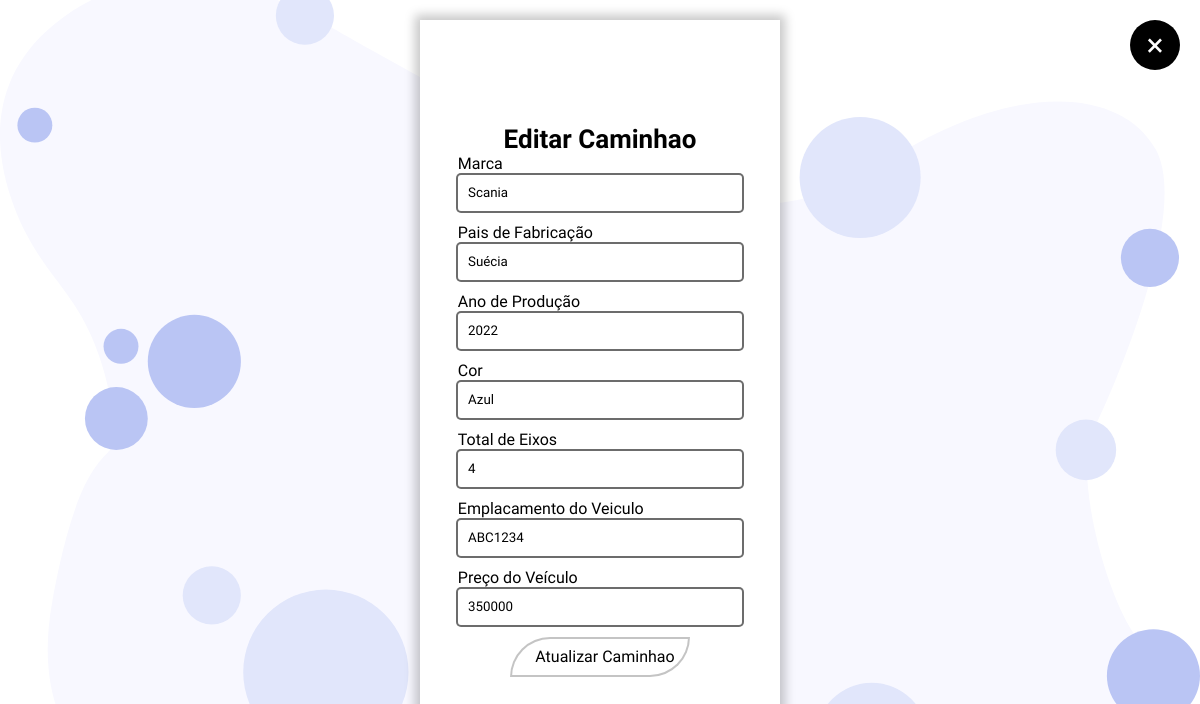
The page /auto_vehicles_loja_crud/app/view/caminhao/editar.php?id=1 on the database its author committed.
### tables this page shows
create table Caminhao (
	id_caminhao int auto_increment primary key,
    marca varchar(200) not null,
    paisFabricacao varchar(200) not null,
    anoProducao varchar(200) not null,
    cor varchar(200) not null,
    totalEixos varchar(200) not null,
	emplacamento varchar(200) not null,
    precoVeiculo varchar(200) not null
);

### auto_vehicles_loja_crud/config/database.php (called while the page is built)
<?php
class Database {
    private static $host = "localhost";
    private static $dbname = "auto_vehicles_crud";
    private static $username = "root";
    private static $password = "";
    private static $conn;
    public static function getConnection() {
        if (!self::$conn) {
            try {
                self::$conn = new PDO("mysql:host=" . self::$host . ";dbname=" . self::$dbname . ";charset=utf8", self::$username, self::$password);
                self::$conn->setAttribute(PDO::ATTR_ERRMODE, PDO::ERRMODE_EXCEPTION);
            } catch (PDOException $e) {
                die("Erro na conexão com o banco de dados: " . $e->getMessage());
            }
        }
        return self::$conn;
    }
}
?>

### auto_vehicles_loja_crud/app/controller/caminhaoController.php (called while the page is built, shortened)
<?php
require_once __DIR__ . '/../model/caminhaoModel.php';
class CaminhaoController {
    private $model;
    public function __construct() {
        $this->model = new CaminhaoModel();
    }
    public function buscarPorId($id) {
        return $this->model->buscarPorId($id);
    }
}
?>

### auto_vehicles_loja_crud/app/model/caminhaoModel.php (called while the page is built, shortened)
<?php
require_once __DIR__ . '/../../config/database.php';
class CaminhaoModel {
    private $conn;
    public function __construct() {
        $this->conn = Database::getConnection();
    }
    public function buscarPorId($id) {
        $sql = "SELECT * FROM Caminhao WHERE id_caminhao = ?";
        $stmt = $this->conn->prepare($sql);
        $stmt->execute([$id]);
        return $stmt->fetch(PDO::FETCH_ASSOC);
    }
}
?>

### auto_vehicles_loja_crud/app/view/caminhao/editar.php (the view, shortened to what this page needs)
<?php
require_once __DIR__ . '/../../controller/caminhaoController.php';
if (isset($_GET['id'])) {
    $idCaminhao = $_GET['id'];
    $caminhaoController = new CaminhaoController();
    $caminhao = $caminhaoController->buscarPorId($idCaminhao);
} else {
    die('ID do caminhão não encontrado.');
}
?>
<!DOCTYPE html>
<html lang="pt-br">
<head>
    <link rel="stylesheet" href="../../../public/css/formulario-de-cadastro.css">
</head>
<body>
    <div class="botao-sair">
        <a href="../caminhao/listar.php"><button>&times;</button></a>
    </div>
    <div class="index-container">
        <div class="formulario-container">
            <h1>Editar Caminhao</h1>
            <form action="editar.php?id=<?php echo $idCaminhao; ?>" method="POST" class="formulario">
                <label>Marca</label>
                <input type="text" name="marca" value="<?php echo $caminhao['marca']; ?>" required>
                <label>Pais de Fabricação</label>
                <input type="text" name="paisFabricacao" value="<?php echo $caminhao['paisFabricacao']; ?>" required>
                <label>Ano de Produção</label>
                <input type="text" name="anoProducao" value="<?php echo $caminhao['anoProducao']; ?>" required>
                <label>Cor</label>
                <input type="text" name="cor" value="<?php echo $caminhao['cor']; ?>" required>
                <label>Total de Eixos</label>
                <input type="text" name="totalEixos" value="<?php echo $caminhao['totalEixos']; ?>" required>
                <label>Emplacamento do Veiculo</label>
                <input type="text" name="emplacamento" value="<?php echo $caminhao['emplacamento']; ?>" required>
                <label>Preço do Veículo</label>
                <input type="text" name="precoVeiculo" value="<?php echo $caminhao['precoVeiculo']; ?>" required>
                <input type="submit" value="Atualizar Caminhao" class="botao-cadastrar">
            </form>
        </div>
    </div>
</body>
</html>

### auto_vehicles_loja_crud/public/css/formulario-de-cadastro.css (style rules this page uses)
* { padding: 0; margin: 0; box-sizing: border-box; font-family: "Source Sans 3", serif; }
body { width: 100%; height: 100vh; display: flex; justify-content: center; align-items: center; }
.index-container { background-color: white; box-shadow: 0px 0px 10px 5px rgba(0, 0, 0, 0.219); width: 30%; height: 95%; }
.formulario-container { width: 100%; height: 100%; display: flex; justify-content: center; align-items: center; flex-direction: column; gap: 10px; }
.formulario-container h1 { font-size: 26px; position: relative; top: 10px; font-weight: bold; }
.formulario { width: 100%; display: flex; justify-content: center; align-items: center; flex-direction: column; }
.formulario label { font-size: 16px; width: 79%; }
.formulario input { width: 80%; height: 40px; padding-left: 10px; outline: none; border: 2px solid rgba(0, 0, 0, 0.575); border-radius: 5px; margin-bottom: 10px; transition: transform .1s ease-in; }
.formulario .botao-cadastrar { border: 2px solid rgb(196, 196, 196); border-radius: 50px 0px 50px 0px; background-color: white; cursor: pointer; transition: all .3s ease; font-size: 1rem; width: 50%; }
.botao-sair { position: absolute; right: 20px; top: 20px; width: 50px; height: 50px; display: flex; justify-content: center; align-items: center; border-radius: 100px; }
.botao-sair button { border-radius: 100px; border: none; width: 50px; height: 50px; font-size: 32px; background-color: rgb(0, 0, 0); color: white; cursor: pointer; transition: all .3s ease-in-out; }

### rows shown on the page
caminhao: marca "Scania", paisFabricacao "Suécia", anoProducao "2022", cor "Azul", totalEixos "4", emplacamento "ABC1234", precoVeiculo "350000"
